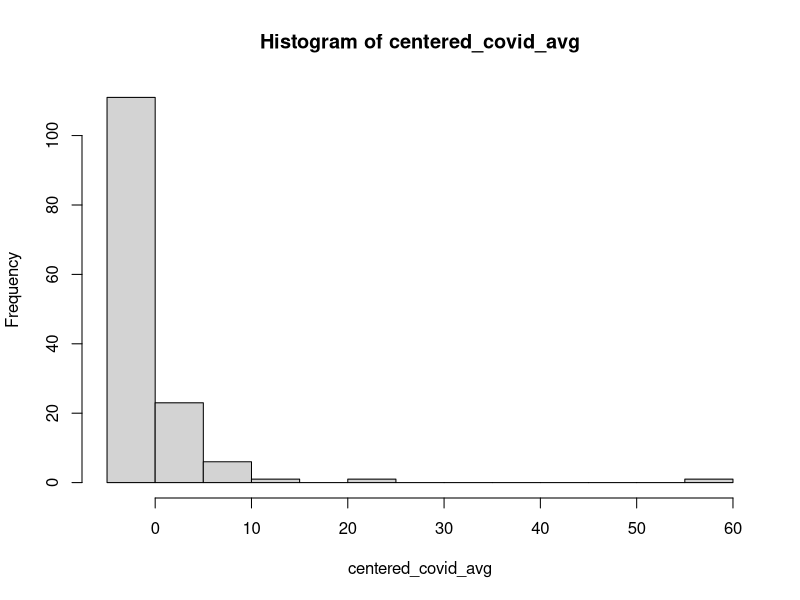
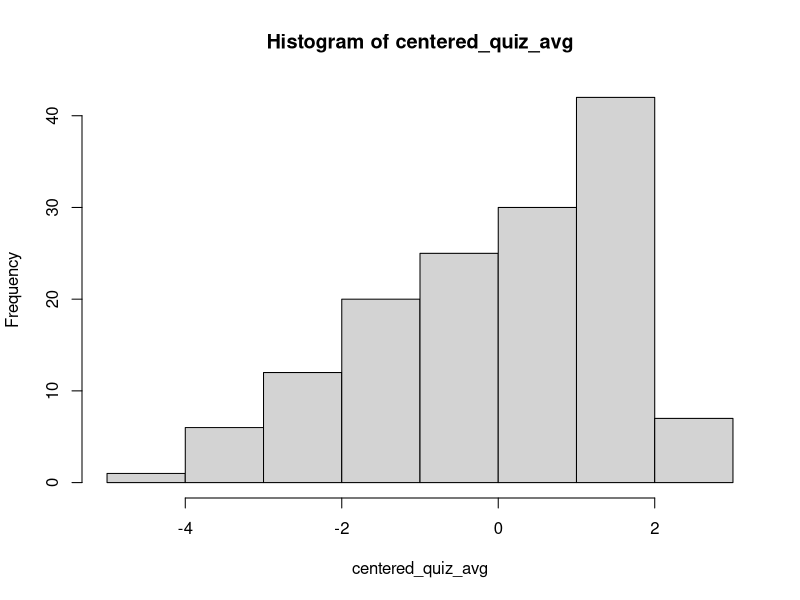
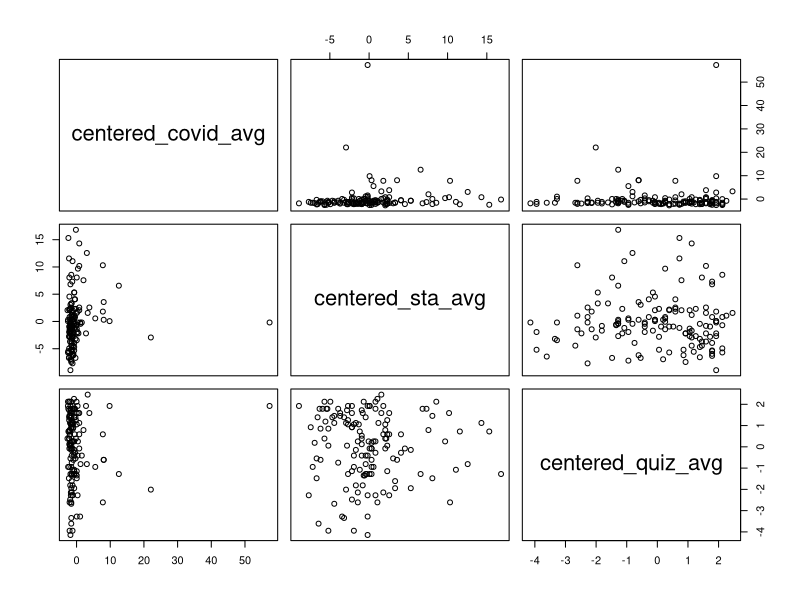

Generate these figures, in order, with R:
## ---- chunk 1
knitr::opts_chunk$set(echo = TRUE)
## ---- chunk 2
library(tidyverse)
df<-read.csv("data.csv")
clean_data<-na.omit(df)
## ---- chunk 3
covid1 = clean_data[,c(3)]
covid2 = clean_data[,c(7)]
covid3 = clean_data[,c(10)]
covid4 = clean_data[,c(13)]

covid_list<-list(covid1, covid2, covid3, covid4)
covid_matrice<-do.call(cbind, covid_list)
covid_average<-rowMeans(covid_matrice)
covid_mean<-mean(covid_average)
centered_covid_avg<-covid_average - covid_mean
hist(centered_covid_avg)
## ---- chunk 4
quiz1 = clean_data[,c(5)]
quiz2 = clean_data[,c(8)]
quiz3 = clean_data[,c(11)]
quiz4 = clean_data[,c(14)]

quiz_list<-list(quiz1, quiz2, quiz3)
quiz_matrice<-do.call(cbind, quiz_list)
quiz_average<-rowMeans(quiz_matrice)
quiz_mean<-mean(quiz_average)
centered_quiz_avg<-quiz_average - quiz_mean
hist(centered_quiz_avg)
## ---- chunk 5
sta1 = clean_data[,c(2)]
sta2 = clean_data[,c(6)]
sta3 = clean_data[,c(9)]
sta4 = clean_data[,c(12)]

sta_list<-list(sta1, sta2, sta3, sta4)
sta_matrice<-do.call(cbind, sta_list)
sta_average<-rowMeans(sta_matrice)
sta_mean<-mean(sta_average)
centered_sta_avg<-sta_average - sta_mean
## ---- chunk 6
X <- data.frame(centered_covid_avg, centered_sta_avg, centered_quiz_avg)
Y <- data.frame(quiz4)
pairs(X)
## ---- chunk 7
n<-length(quiz4)

model1<-lm(quiz4~centered_covid_avg, data=clean_data)
p_prime1 <- length(model1$coefficients)
summary(model1)
SSres1<-deviance(model1)
AIC1<-n*log(SSres1) -n*log(n) + 2*p_prime1
print(AIC1)

model2<-lm(quiz4~centered_sta_avg, data=clean_data)
p_prime2 <- length(model2$coefficients)
summary(model2)
SSres2<-deviance(model2)
AIC2<-n*log(SSres2) -n*log(n) + 2*p_prime2
print(AIC2)

model3<-lm(quiz4~centered_quiz_avg, data=clean_data)
p_prime3 <- length(model3$coefficients)
summary(model3)
SSres3<-deviance(model3)
AIC3<-n*log(SSres3) -n*log(n) + 2*p_prime3
print(AIC3)

model4<-lm(quiz4~centered_covid_avg + centered_quiz_avg, data=clean_data)
p_prime4 <- length(model4$coefficients)
summary(model4)
SSres4<-deviance(model4)
AIC4<-n*log(SSres4) -n*log(n) + 2*p_prime4
print(AIC4)

model5<-lm(quiz4~centered_sta_avg + centered_quiz_avg, data=clean_data)
p_prime5 <- length(model5$coefficients)
summary(model5)
SSres5<-deviance(model5)
AIC5<-n*log(SSres5) -n*log(n) + 2*p_prime5
print(AIC5)

model6<-lm(quiz4~centered_sta_avg + centered_covid_avg, data=clean_data)
p_prime6 <- length(model6$coefficients)
summary(model6)
SSres6<-deviance(model6)
AIC6<-n*log(SSres6) -n*log(n) + 2*p_prime6
print(AIC6)

model7<-lm(quiz4~centered_quiz_avg + centered_covid_avg + centered_sta_avg, data=clean_data)
p_prime7 <- length(model7$coefficients)
summary(model7)
SSres7<-deviance(model7)
AIC7<-n*log(SSres7) -n*log(n) + 2*p_prime7
print(AIC7)
